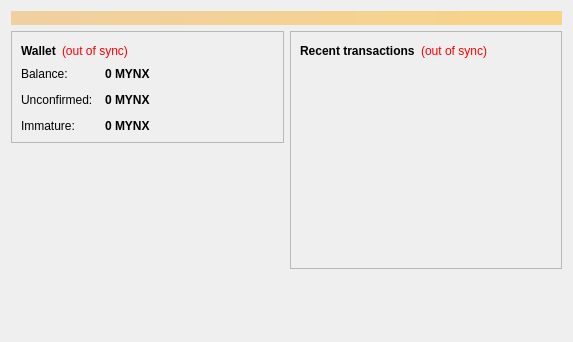
<?xml version="1.0" encoding="UTF-8"?>
<ui version="4.0">
 <class>OverviewPage</class>
 <widget class="QWidget" name="OverviewPage">
  <property name="geometry">
   <rect>
    <x>0</x>
    <y>0</y>
    <width>573</width>
    <height>342</height>
   </rect>
  </property>
  <property name="windowTitle">
   <string>Form</string>
  </property>
  <layout class="QVBoxLayout" name="topLayout">
   <item>
    <widget class="QLabel" name="labelAlerts">
     <property name="visible">
      <bool>false</bool>
     </property>
     <property name="styleSheet">
      <string notr="true">background-color: qlineargradient(x1: 0, y1: 0, x2: 1, y2: 0, stop:0 #F0D0A0, stop:1 #F8D488); color:#000000;</string>
     </property>
     <property name="wordWrap">
      <bool>true</bool>
     </property>
     <property name="margin">
      <number>3</number>
     </property>
    </widget>
   </item>
   <item>
    <layout class="QHBoxLayout" name="horizontalLayout" stretch="1,1">
     <item>
      <layout class="QVBoxLayout" name="verticalLayout_2">
       <item>
        <widget class="QFrame" name="frame">
         <property name="frameShape">
          <enum>QFrame::StyledPanel</enum>
         </property>
         <property name="frameShadow">
          <enum>QFrame::Raised</enum>
         </property>
         <layout class="QVBoxLayout" name="verticalLayout_4">
          <item>
           <layout class="QHBoxLayout" name="horizontalLayout_4">
            <item>
             <widget class="QLabel" name="label_5">
              <property name="font">
               <font>
                <weight>75</weight>
                <bold>true</bold>
               </font>
              </property>
              <property name="text">
               <string>Wallet</string>
              </property>
             </widget>
            </item>
            <item>
             <widget class="QLabel" name="labelWalletStatus">
              <property name="toolTip">
               <string>The displayed information may be out of date. Your wallet automatically synchronizes with the Mynx network after a connection is established, but this process has not completed yet.</string>
              </property>
              <property name="styleSheet">
               <string notr="true">QLabel { color: red; }</string>
              </property>
              <property name="text">
               <string notr="true">(out of sync)</string>
              </property>
              <property name="alignment">
               <set>Qt::AlignLeading|Qt::AlignLeft|Qt::AlignVCenter</set>
              </property>
             </widget>
            </item>
            <item>
             <spacer name="horizontalSpacer_2">
              <property name="orientation">
               <enum>Qt::Horizontal</enum>
              </property>
              <property name="sizeHint" stdset="0">
               <size>
                <width>40</width>
                <height>20</height>
               </size>
              </property>
             </spacer>
            </item>
           </layout>
          </item>
          <item>
           <layout class="QFormLayout" name="formLayout_2">
            <property name="fieldGrowthPolicy">
             <enum>QFormLayout::AllNonFixedFieldsGrow</enum>
            </property>
            <property name="horizontalSpacing">
             <number>12</number>
            </property>
            <property name="verticalSpacing">
             <number>12</number>
            </property>
            <item row="0" column="0">
             <widget class="QLabel" name="label">
              <property name="text">
               <string>Balance:</string>
              </property>
             </widget>
            </item>
            <item row="0" column="1">
             <widget class="QLabel" name="labelBalance">
              <property name="font">
               <font>
                <weight>75</weight>
                <bold>true</bold>
               </font>
              </property>
              <property name="cursor">
               <cursorShape>IBeamCursor</cursorShape>
              </property>
              <property name="toolTip">
               <string>Your current balance</string>
              </property>
              <property name="text">
               <string notr="true">0 MYNX</string>
              </property>
              <property name="textInteractionFlags">
               <set>Qt::LinksAccessibleByMouse|Qt::TextSelectableByKeyboard|Qt::TextSelectableByMouse</set>
              </property>
             </widget>
            </item>
            <item row="1" column="0">
             <widget class="QLabel" name="label_3">
              <property name="text">
               <string>Unconfirmed:</string>
              </property>
             </widget>
            </item>
            <item row="1" column="1">
             <widget class="QLabel" name="labelUnconfirmed">
              <property name="font">
               <font>
                <weight>75</weight>
                <bold>true</bold>
               </font>
              </property>
              <property name="cursor">
               <cursorShape>IBeamCursor</cursorShape>
              </property>
              <property name="toolTip">
               <string>Total of transactions that have yet to be confirmed, and do not yet count toward the current balance</string>
              </property>
              <property name="text">
               <string notr="true">0 MYNX</string>
              </property>
              <property name="textInteractionFlags">
               <set>Qt::LinksAccessibleByMouse|Qt::TextSelectableByKeyboard|Qt::TextSelectableByMouse</set>
              </property>
             </widget>
            </item>
            <item row="2" column="0">
             <widget class="QLabel" name="labelImmatureText">
              <property name="text">
               <string>Immature:</string>
              </property>
             </widget>
            </item>
            <item row="2" column="1">
             <widget class="QLabel" name="labelImmature">
              <property name="font">
               <font>
                <weight>75</weight>
                <bold>true</bold>
               </font>
              </property>
              <property name="toolTip">
               <string>Mined balance that has not yet matured</string>
              </property>
              <property name="text">
               <string notr="true">0 MYNX</string>
              </property>
              <property name="textInteractionFlags">
               <set>Qt::LinksAccessibleByMouse|Qt::TextSelectableByKeyboard|Qt::TextSelectableByMouse</set>
              </property>
             </widget>
            </item>
           </layout>
          </item>
         </layout>
        </widget>
       </item>
       <item>
        <spacer name="verticalSpacer">
         <property name="orientation">
          <enum>Qt::Vertical</enum>
         </property>
         <property name="sizeHint" stdset="0">
          <size>
           <width>20</width>
           <height>40</height>
          </size>
         </property>
        </spacer>
       </item>
      </layout>
     </item>
     <item>
      <layout class="QVBoxLayout" name="verticalLayout_3">
       <item>
        <widget class="QFrame" name="frame_2">
         <property name="frameShape">
          <enum>QFrame::StyledPanel</enum>
         </property>
         <property name="frameShadow">
          <enum>QFrame::Raised</enum>
         </property>
         <layout class="QVBoxLayout" name="verticalLayout">
          <item>
           <layout class="QHBoxLayout" name="horizontalLayout_2">
            <item>
             <widget class="QLabel" name="label_4">
              <property name="text">
               <string>&lt;b&gt;Recent transactions&lt;/b&gt;</string>
              </property>
             </widget>
            </item>
            <item>
             <widget class="QLabel" name="labelTransactionsStatus">
              <property name="toolTip">
               <string>The displayed information may be out of date. Your wallet automatically synchronizes with the Mynx network after a connection is established, but this process has not completed yet.</string>
              </property>
              <property name="styleSheet">
               <string notr="true">QLabel { color: red; }</string>
              </property>
              <property name="text">
               <string notr="true">(out of sync)</string>
              </property>
              <property name="alignment">
               <set>Qt::AlignRight|Qt::AlignTrailing|Qt::AlignVCenter</set>
              </property>
             </widget>
            </item>
            <item>
             <spacer name="horizontalSpacer">
              <property name="orientation">
               <enum>Qt::Horizontal</enum>
              </property>
              <property name="sizeHint" stdset="0">
               <size>
                <width>40</width>
                <height>20</height>
               </size>
              </property>
             </spacer>
            </item>
           </layout>
          </item>
          <item>
           <widget class="QListView" name="listTransactions">
            <property name="styleSheet">
             <string notr="true">QListView { background: transparent; }</string>
            </property>
            <property name="frameShape">
             <enum>QFrame::NoFrame</enum>
            </property>
            <property name="verticalScrollBarPolicy">
             <enum>Qt::ScrollBarAlwaysOff</enum>
            </property>
            <property name="horizontalScrollBarPolicy">
             <enum>Qt::ScrollBarAlwaysOff</enum>
            </property>
            <property name="selectionMode">
             <enum>QAbstractItemView::NoSelection</enum>
            </property>
           </widget>
          </item>
         </layout>
        </widget>
       </item>
       <item>
        <spacer name="verticalSpacer_2">
         <property name="orientation">
          <enum>Qt::Vertical</enum>
         </property>
         <property name="sizeHint" stdset="0">
          <size>
           <width>20</width>
           <height>40</height>
          </size>
         </property>
        </spacer>
       </item>
      </layout>
     </item>
    </layout>
   </item>
  </layout>
 </widget>
 <resources/>
 <connections/>
</ui>
